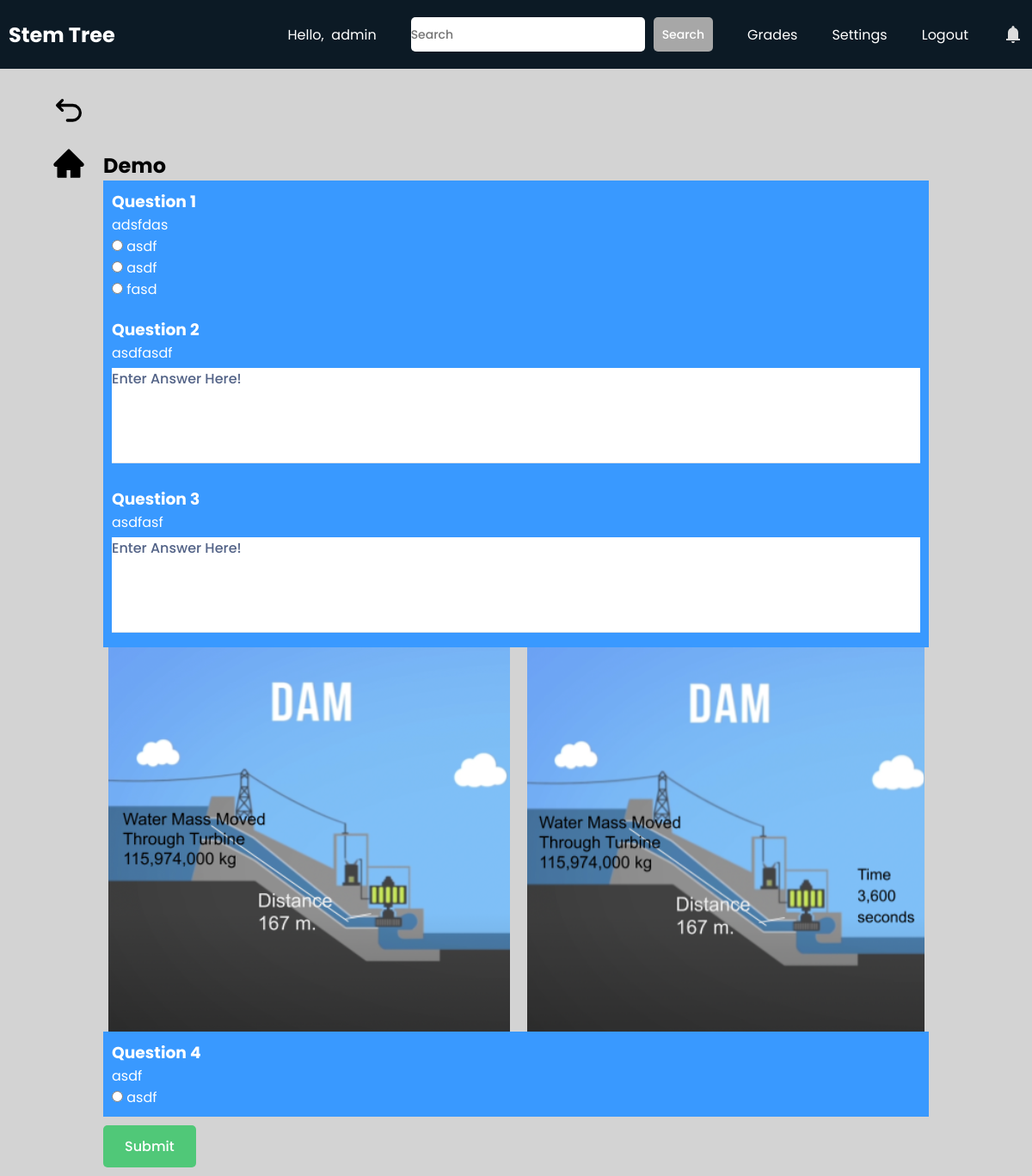
Page /students/module_view/792a3352287742149e214a01e29da6ed/792a3352287742149e214a01e29da6ed/ (signed in) on the committed database.
### teachers/models.py (models this page shows, shortened)
class Module(models.Model):
    id = models.UUIDField(primary_key=True, default=uuid.uuid4, editable=False)
    course = models.ForeignKey(MyClass, on_delete=models.CASCADE, null=True)
    author = models.ForeignKey(User, on_delete=models.CASCADE)
    title = models.CharField(max_length=100)
    is_visible = models.BooleanField(default=False)
    attempts = models.PositiveIntegerField(default=1)
    weight = models.PositiveIntegerField(default=1)
    created_at = models.DateTimeField(default=timezone.now)

class ModuleQuestion(models.Model):
    id = models.UUIDField(primary_key=True, default=uuid.uuid4, editable=False)
    module = models.ForeignKey(Module, on_delete=models.CASCADE)
    question_text = models.CharField(max_length=200, null=True, blank=True)
    option1 = models.CharField(max_length=100, null=True)
    option2 = models.CharField(max_length=100, null=True)
    option3 = models.CharField(max_length=100, null=True)
    option4 = models.CharField(max_length=100, null=True)
    correct_answer = models.IntegerField(choices=[(1, 'Option 1'), (2, 'Option 2'), (3, 'Option 3'), (4, 'Option 4')], null=True)
    position = models.PositiveIntegerField(default=0)

class ShortAnswer(models.Model):
    id = models.UUIDField(primary_key=True, default=uuid.uuid4, editable=False)
    module = models.ForeignKey(Module, on_delete=models.CASCADE)
    question_text = models.CharField(max_length=500)
    position = models.PositiveIntegerField(default=0)

class ModuleImage(models.Model):
    id = models.AutoField(primary_key=True)
    section = models.ForeignKey(ModuleSection, on_delete=models.CASCADE)
    image = models.ImageField(null=True, blank=True, upload_to='images/')

### students/views.py (the view, shortened to what this page needs)
# urls.py: path("module_view/<str:id>/<str:course_id>/", views.moduleView, name="moduleView"),
def moduleView(request, id, course_id):
    module = Module.objects.get(pk=id)
    questions = ModuleQuestion.objects.filter(module=module)
    sections = ModuleSection.objects.filter(module=module)
    shortAnswers = ShortAnswer.objects.filter(module=module)
    section_objects = []
    for section in sections:
        section_images = ModuleImage.objects.filter(section=section)
        section_objects.append({"section": section, "images": section_images})
    max_section = 0
    max_question = 0
    max_shortAnswer = 0
    if sections.exists():
        max_section = sections.order_by('-position').first().position
    if questions.exists():
        max_question = questions.order_by('-position').first().position
    if shortAnswers.exists():
        max_shortAnswer = shortAnswers.order_by('-position').first().position
    position = max(max_section,max_question,max_shortAnswer) + 1
    all_questions = []
    i = 0
    j = 0
    while i < questions.count() and j < shortAnswers.count():
        if questions[i].position < shortAnswers[j].position:
            all_questions.append({"type":"multi", "question":questions[i]})
            i += 1
        else:
            all_questions.append({"type":"short", "question": shortAnswers[j]})
            j += 1
    while i < questions.count():
        all_questions.append({"type":"multi", "question":questions[i]})
        i += 1
    while j < shortAnswers.count():
        all_questions.append({"type":"short", "question": shortAnswers[j]})
        j += 1
    attempt = 0
    try:
        grades = Grade.objects.filter(module=module, student=request.user)
        attempt = len(grades)
        grades = grades.annotate(max_grade=Max('grade'))
        highest_grade = grades.order_by('-max_grade').first()
    except ObjectDoesNotExist:
        grades = None
        highest_grade = None
    context = {"attempt":attempt, "grade":highest_grade, "questions":all_questions, "sections": section_objects, "module":module, "courseId":course_id, "count":range(position)}
    return render(request, "students/moduleview.html", context)

### students/templates/students/moduleview.html (shortened to what this page needs)
{% extends 'students/base.html' %}
{% load static %}
{% block extra_css %}
    <link rel="stylesheet" href="{% static 'css/moduleview.css' %}">
{% endblock %}
{% block content %}
    <a class="backbtn" href="{% url 'students:moduleHub' courseId%}"><svg xmlns="http://www.w3.org/2000/svg" width="24" height="24" viewBox="0 0 24 24"><path fill="none" stroke="currentColor" stroke-linecap="round" stroke-linejoin="round" stroke-width="2" d="M11 18h3.75a5.25 5.25 0 1 0 0-10.5H5M7.5 4L4 7.5L7.5 11"/></svg></a>
    <a class="backbtn" id="homebtn" href="{% url 'students:course' courseId%}"></a>
    <div id="contentwrapper">
        <div id="content" data-class-studentId= "{{ request.user.id }}" data-class-moduleId= "{{ module.id }}">
            <div id="wrapper" {% if grade %}style="display: none;"{% endif %}>
                <h2>{{module.title}}</h2>
                <div id="quiz-wrapper-student">
                    <form class="viewForm" method="post">
                        {% for i in count %}
                            {% for section in sections %}
                                {% if section.section.position == i %}
                                    {% if section.images %}
                                        <div class="imageContainer">
                                            {% for image in section.images %}
                                                <img src="{{image.image.url}}" alt="">
                                            {% endfor %}
                                        </div>
                                    {% endif %}
                                {% endif %}
                            {% endfor %}
                            {% for question in questions %}
                                {% if question.question.position == i %}
                                    {% if question.type == 'short' %}
                                        <div class="questions">
                                            <h3>Question {{ forloop.counter }}</h3>
                                            <p>{{ question.question.question_text }}</p>
                                            <textarea
                                            rows="4"
                                            name="{{question.question.id}}"
                                            id="message"
                                            placeholder="Enter Answer Here!"
                                            class="textarea-input dynamicInput"
                                            ></textarea>
                                        </div>
                                    {% elif question.type == 'multi'%}
                                        <div class="questions">
                                            <h3>Question {{ forloop.counter }}</h3>
                                            <p>{{ question.question.question_text }}</p>
                                            {% if question.question.option1 %}
                                                <label>
                                                    <input type="radio" class="dynamicInput" name="{{question.question.id}}" value="1"> {{ question.question.option1 }}
                                                </label><br>
                                            {% endif %}
                                            {% if question.question.option2 %}
                                                <label>
                                                    <input type="radio" class="dynamicInput" name="{{question.question.id}}" value="2"> {{ question.question.option2 }}
                                                </label><br>
                                            {% endif %}
                                            {% if question.question.option3 %}
                                                <label>
                                                    <input type="radio" class="dynamicInput" name="{{question.question.id}}" value="3"> {{ question.question.option3 }}
                                                </label><br>
                                            {% endif %}
                                        </div>
                                    {% endif %}
                                {% endif %}
                            {% endfor %}
                        {% endfor %}
                        <button id="submitbtn" class="btn">
                            Submit
                        </button>
                    </form>
                </div>
            </div>
        </div>
    </div>
{% endblock %}

### students/templates/students/base.html (shortened to what this page needs)
<!DOCTYPE html>
<html lang="en">
    <head>
        {% load static %}
        <link rel="stylesheet" href="{% static 'css/base.css' %}">
        <link rel="stylesheet" href="https://cdnjs.cloudflare.com/ajax/libs/font-awesome/6.3.0/css/all.min.css">
        {% block extra_css %}
        {% endblock %}
    </head>
    <body>
        <header>
            <nav class="navbar">
                <h2 class="logo"><a href="{% url 'students:home' %}">Stem Tree</a></h2>
                <ul class="all-links">
                    <li id="username"><span>Hello,  {{request.user}}</span></li>
                    <li>
                        <li>
                            <form class="nav-form" method="post" action="{% url 'students:search' %}">
                                <input
                                    type="text"
                                    name="subject"
                                    id="subject"
                                    placeholder="Search"
                                    class="nav-textarea-input"
                                />
                                <button class="nav-btn">
                                    Search
                                </button>
                            </form>
                        </li>
                    </li>
                    <li><a href="{% url 'students:studentReport' %}">Grades</a></li>
                    <li><a href="{% url 'students:settings' request.path%}">Settings</a></li>
                    <li><a href="{% url 'users:logoutPage' %}">Logout</a></li>
                    <li id="bell-icon">
                        <svg xmlns="http://www.w3.org/2000/svg" width="24" height="24" viewBox="0 0 24 24"><path fill="currentColor" d="M4 19v-2h2v-7q0-2.075 1.25-3.688T10.5 4.2v-.7q0-.625.438-1.063T12 2q.625 0 1.063.438T13.5 3.5v.7q2 .5 3.25 2.113T18 10v7h2v2H4Zm8 3q-.825 0-1.413-.588T10 20h4q0 .825-.588 1.413T12 22Z"/></svg>
                    </li>
                </ul>
            </nav>
        </header>
        {% block content %}
        {% endblock %}
    </body>
</html>

### teachers/static/css/base.css (style rules this page uses)
* { margin: 0; padding: 0; box-sizing: border-box; font-family: "Poppins", sans-serif; }
html { scroll-behavior: smooth; }
body { background: #d3d3d3; }
header { position: fixed; top: 0; left: 0; z-index: 5; width: 100%; display: flex; justify-content: center; background: #0C1A25; }
.navbar { display: flex; padding: 0 10px; max-width: 1200px; width: 100%; align-items: center; justify-content: space-between; }
.navbar .all-links { display: flex; align-items: center; }
.navbar .all-links li { position: relative; list-style: none; }
.navbar .logo a { display: flex; align-items: center; margin-left: 0; }
#bell-icon { display: flex; align-items: center; justify-content: center; }
header a, header span, header svg, header form { margin-left: 40px; text-decoration: none; color: #fff; height: 100%; padding: 20px 0; display: inline-block; }
#username { white-space: pre; }
header a:hover, footer a:hover, header svg { color: #ddd; }
.backbtn { position: fixed; top: 100px; left: 50px; padding: 10px; border-radius: 20%; display: flex; justify-content: center; align-items: center; cursor: pointer; }
#homebtn { top:160px; }
.backbtn svg { height: 40px; width: 40px; color: black; }
.nav-form { display: flex; align-items: center; justify-content: center; }
.nav-textarea-input { height: 40px; border: none; background: #FFFFFF; font-weight: 500; font-size: 14px; color: #07074D; border-radius: 5px; }
.nav-btn { height: 40px; font-size: 14px; border-radius: 5px; border: none; padding: 10px; margin-left: 10px; font-weight: 500; background-color: #a7a7a7; color: white; cursor: pointer; }

### teachers/static/css/moduleview.css (style rules this page uses)
#submitbtn { align-self: flex-start; margin-bottom: 10px; }
#contentwrapper { height: 100vh; padding-top: 75px; background: #d3d3d3; }
#content { height: calc(100%); display: flex; justify-content: center; }
#wrapper { width: 80%; margin-top: 100px; }
#quiz-wrapper-student { max-height: 60vh; min-width: 200px; width: 100%; border-radius: 10px; }
#quiz-wrapper-student img { max-width: 100%; height: auto; display: block; margin: 0 auto; }
.questions { position: relative; color: white; background: #3999ff; width: 100%; padding: 10px; }
.viewForm { display: flex; flex-direction: column; align-items: center; justify-content: center; }
.textarea-input { width: 100%; padding-bottom: 10px; border: none; border-bottom: 1px solid #DDE3EC; background: #FFFFFF; font-weight: 500; font-size: 16px; color: #07074D; outline: none; resize: none; margin-top: 5px; }
.textarea-input::placeholder { color: #536387; }
.btn { font-size: 16px; border-radius: 5px; padding: 12px 25px; border: none; font-weight: 500; background-color: #50C878; color: white; cursor: pointer; margin-top: 10px; }
.imageContainer { display: flex; justify-content: center; flex-wrap: wrap; gap: 20px; }
img { display: block; }

### rows in the picture
Module: title "Demo"
ModuleQuestion: question.question_text "adsfdas", question.option1 "asdf", question.option2 "asdf", question.option3 "fasd"
ShortAnswer: question.question_text "asdfasdf"
ShortAnswer: question.question_text "asdfasf"
ModuleImage: image (picture)
ModuleImage: image (picture)
ModuleQuestion: question.question_text "asdf", question.option2 "asdf"

### other values in the picture
{{ request.user }} "admin"
